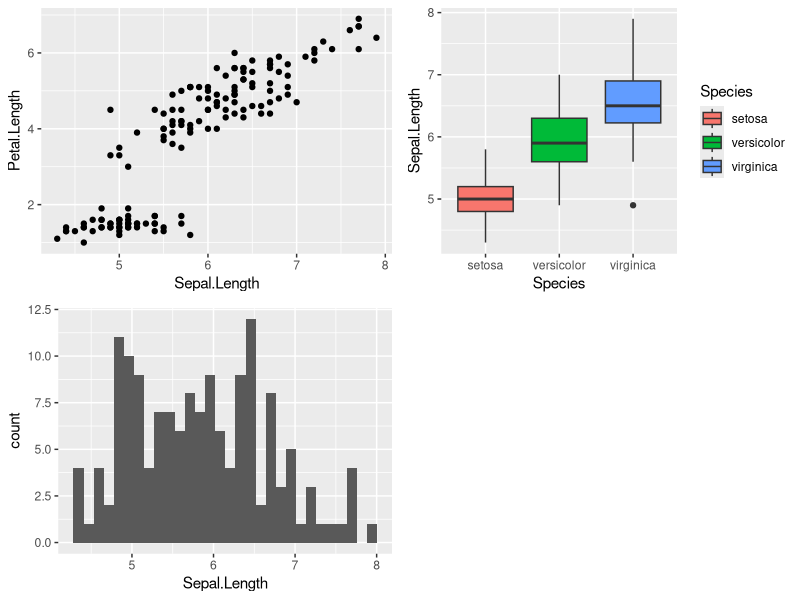
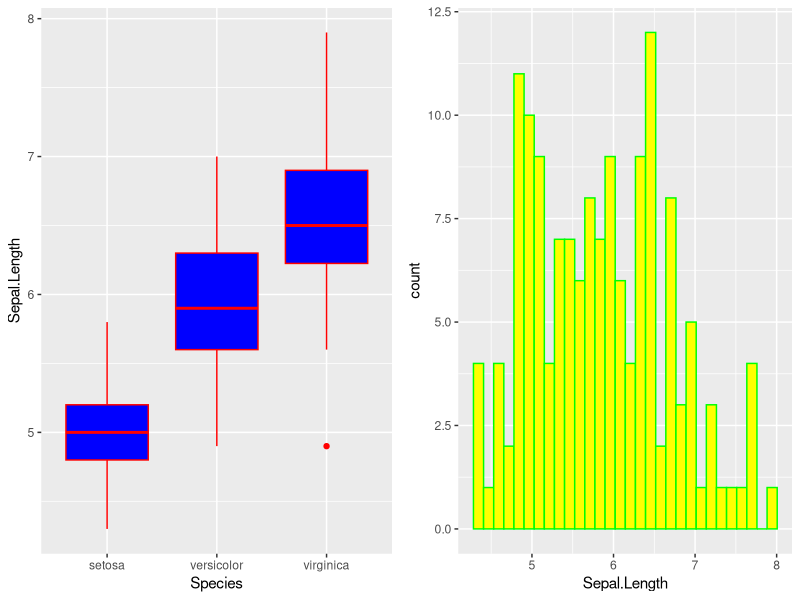
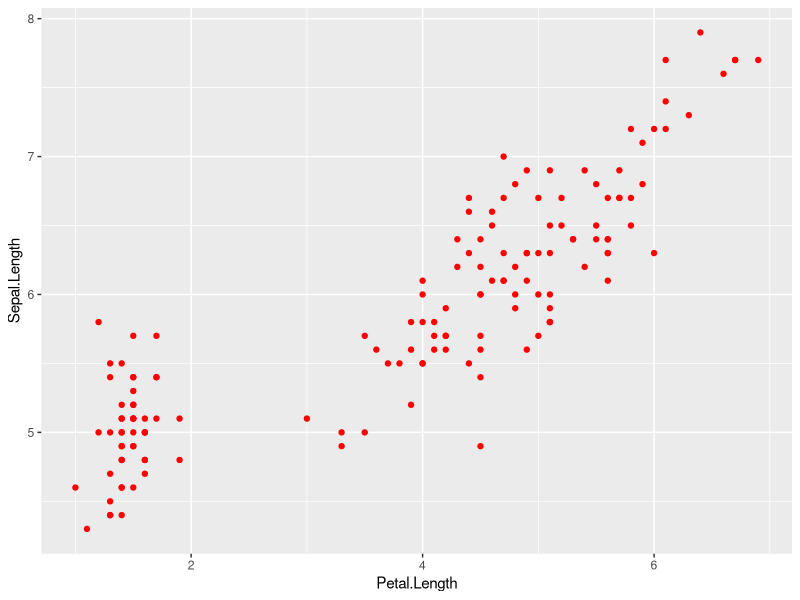
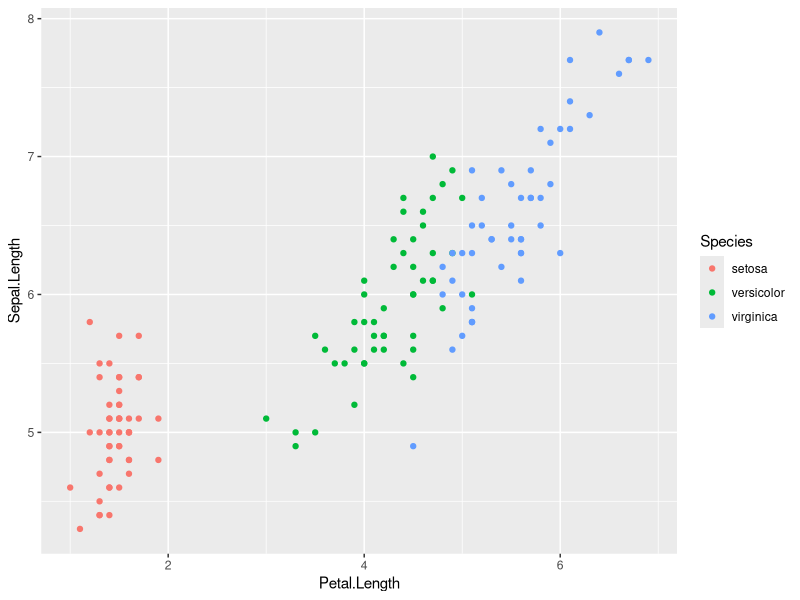
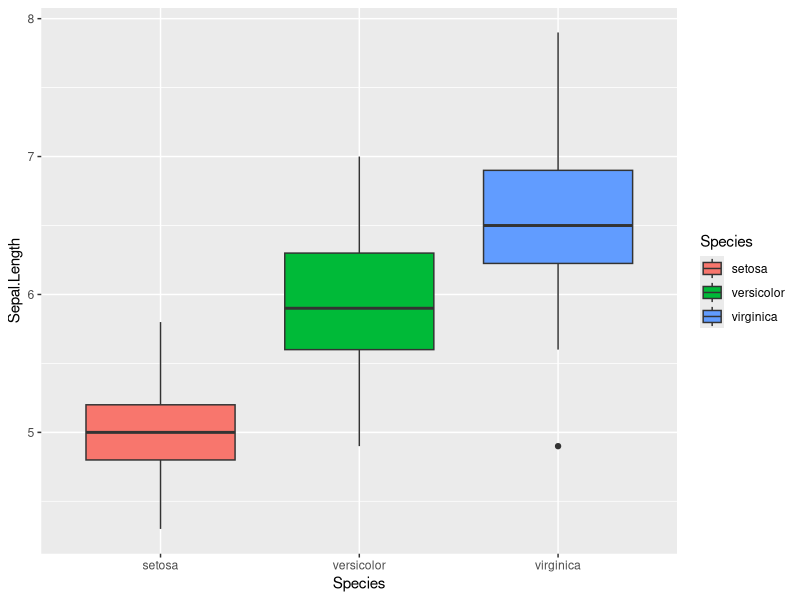
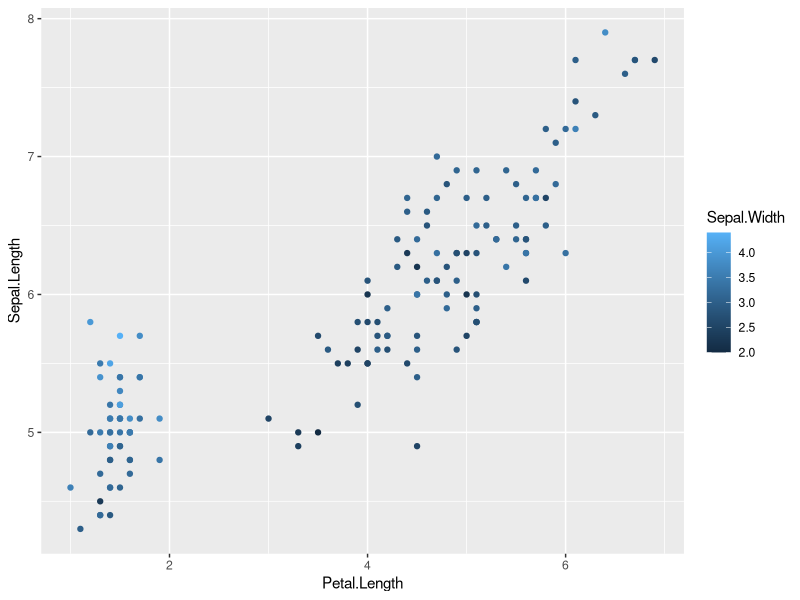
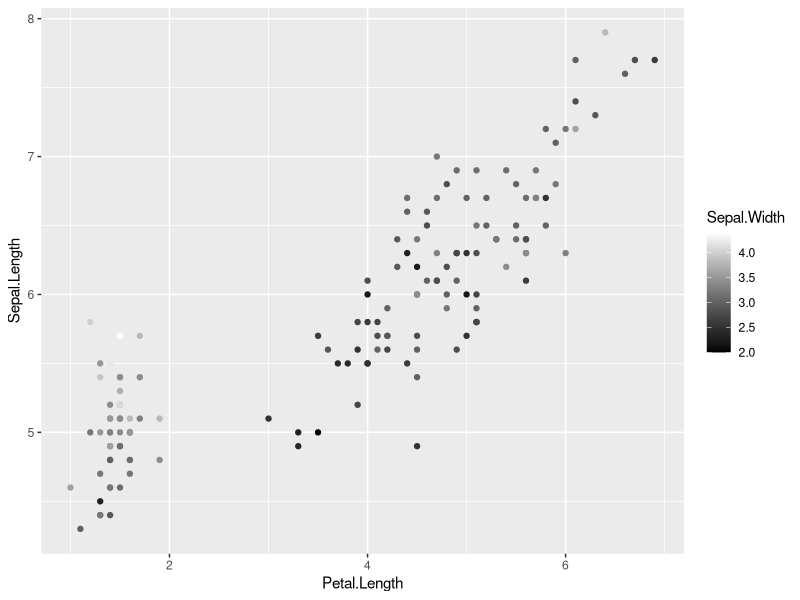
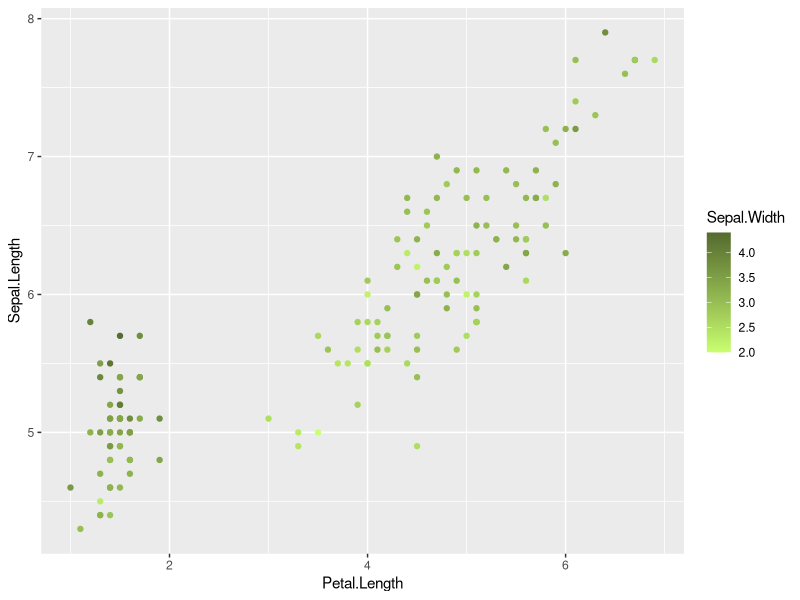

Recreate these plots in R, in order.
## ---- chunk 1
library(ggplot2)
## ---- chunk 2
data(iris)
## ---- chunk 3
IrisPlot <- ggplot(iris, aes(Sepal.Length, Petal.Length)) +
  geom_point()

IrisBox <- ggplot(iris, aes(Species, Sepal.Length, fill = Species)) +
  geom_boxplot()

IrisHist <- ggplot(iris, aes(Sepal.Length)) +
  geom_histogram()
## ---- chunk 4
library(gridExtra)
grid.arrange(IrisPlot, IrisBox, IrisHist, ncol = 2)
## ---- chunk 5
IrisBox <- ggplot(iris, aes(Species, Sepal.Length)) +
  geom_boxplot(fill = "blue", colour = "red")

IrisHist <- ggplot(iris, aes(Sepal.Length)) +
  geom_histogram(fill = "yellow", colour = "green")
## ---- chunk 6
grid.arrange(IrisBox, IrisHist, ncol = 2)
## ---- chunk 7
IrisPlot <- ggplot(iris, aes(Petal.Length, Sepal.Length)) +
  geom_point(colour = "red")
## ---- chunk 8
print(IrisPlot)
## ---- chunk 9
IrisPlot <- ggplot(iris, aes(Petal.Length, Sepal.Length, colour = Species)) +
  geom_point()
## ---- chunk 10
print(IrisPlot)
## ---- chunk 11
IrisBox <- ggplot(iris, aes(Species, Sepal.Length, fill = Species)) +
  geom_boxplot()
## ---- chunk 12
print(IrisBox)
## ---- chunk 13
IrisPlot.continuous <- ggplot(iris, aes(Petal.Length, Sepal.Length, colour = Sepal.Width)) +
  geom_point()

print(IrisPlot.continuous)
## ---- chunk 14
print(IrisPlot.continuous + scale_colour_gradient(low = "black", high = "white"))

print(IrisPlot.continuous + scale_colour_gradient(low = "darkolivegreen1", high = "darkolivegreen"))
## ---- chunk 15
print(IrisPlot + scale_colour_manual(values = c("Blue", "Red", "Green")))

print(IrisBox + scale_fill_manual(values = c("Black", "Orange", "Brown")))
## ---- chunk 16
print(IrisPlot + scale_colour_grey())

print(IrisBox + scale_fill_grey())
## ---- chunk 17
library(RColorBrewer)
## ---- chunk 18
print(IrisPlot + scale_colour_brewer(palette = "Dark2"))

print(IrisBox + scale_fill_brewer(palette = "Oranges"))
## ---- chunk 19
IrisPlot <- ggplot(iris, aes(Petal.Length, Sepal.Length)) +
  geom_point(shape = 17)
## ---- chunk 20
print(IrisPlot)
## ---- chunk 21
IrisPlot.shape <- ggplot(iris, aes(Petal.Length, Sepal.Length, shape = Species)) +
  geom_point()
## ---- chunk 22
print(IrisPlot.shape)
## ---- chunk 23
print(IrisPlot.shape + scale_shape_manual(values = c(0, 16, 3)))
## ---- chunk 24
IrisPlot.shape <- ggplot(iris, aes(Petal.Length, Sepal.Length, shape = Species, colour = Species)) +
  geom_point()

print(IrisPlot.shape + scale_shape_manual(values = c(0, 16, 3)) + scale_colour_manual(values = c("chartreuse4", "chocolate", "slateblue4")))
